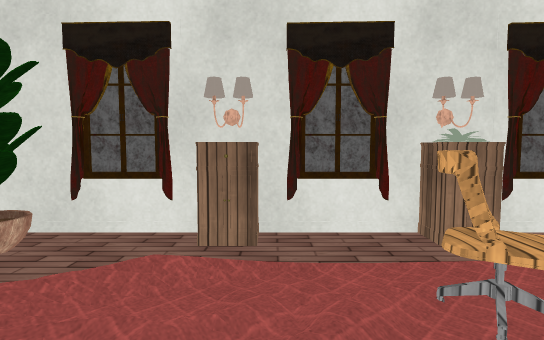
[1] (above)

17 first-person views from a walk through a scene from a Unity 3-D project. The camera is 1.2 m above the floor, tilts 4° down and sees 80° across. Doors are open. The floor is counted in squares, 1 m on a side. Each view is taken from the middle of a square. On the plan, view 1 faces up. The plan holds only what a view shows up to about 14 squares ahead; the rest is blank. The place goes on beyond the plan. Some surface patterns are stand-ins.

[2]
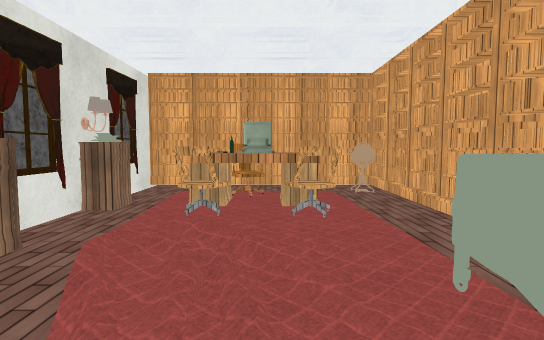

[3]
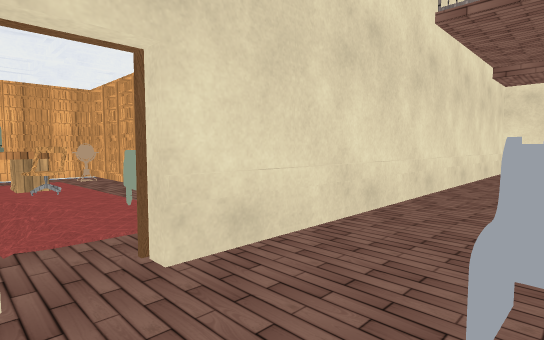

[4]
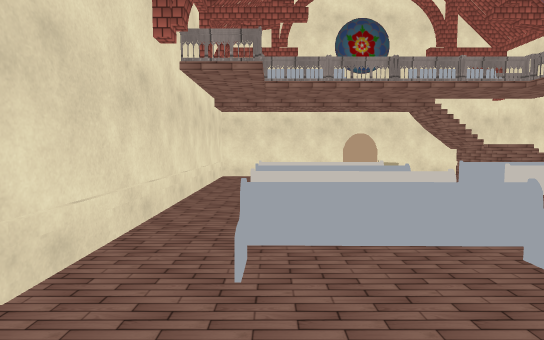

[5]
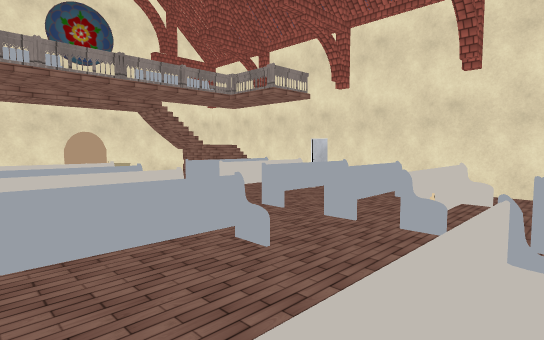

[6]
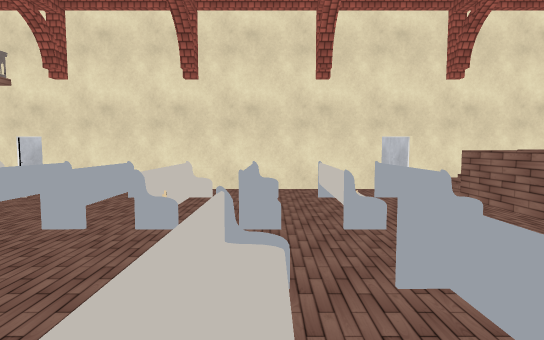

[7]
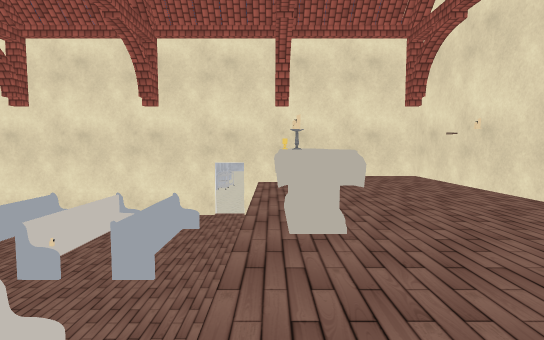

[8]
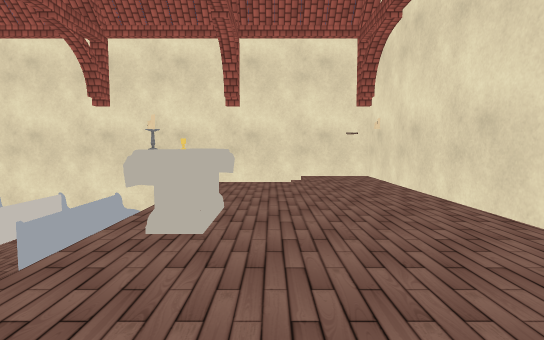

[9]
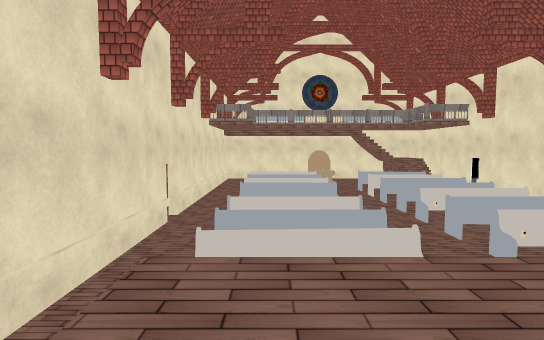

[10]
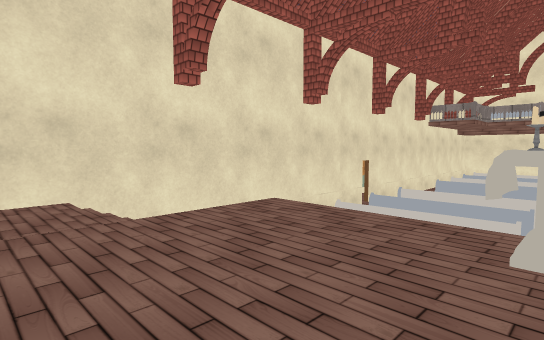

[11]
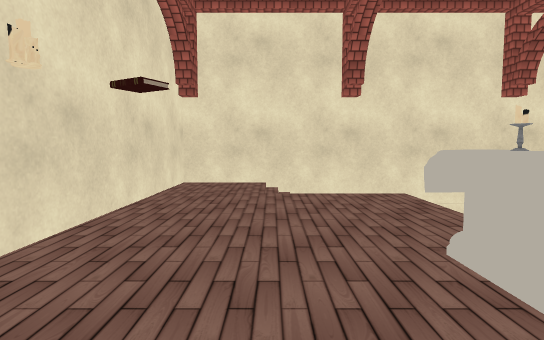

[12]
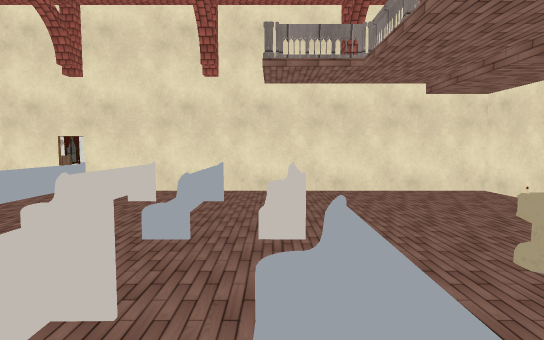

[13]
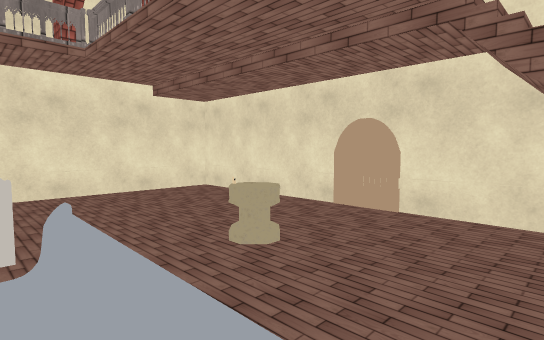

[14]
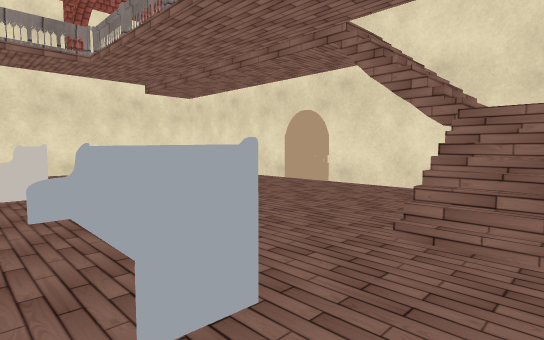

[15]
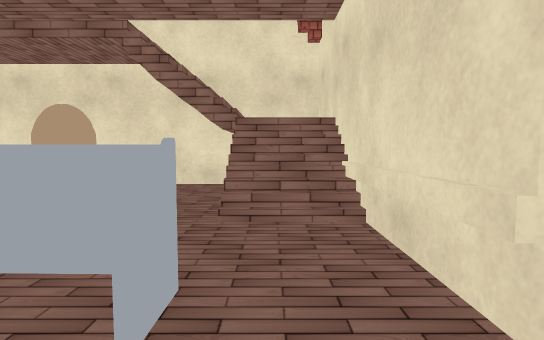

[16]
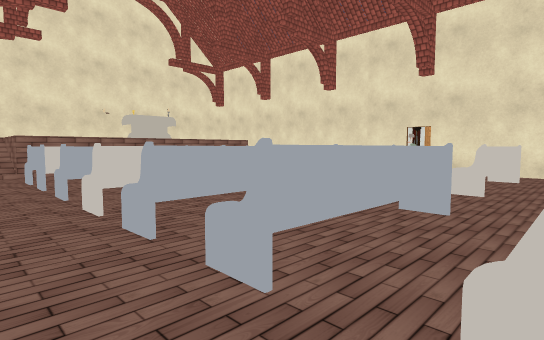

[17]
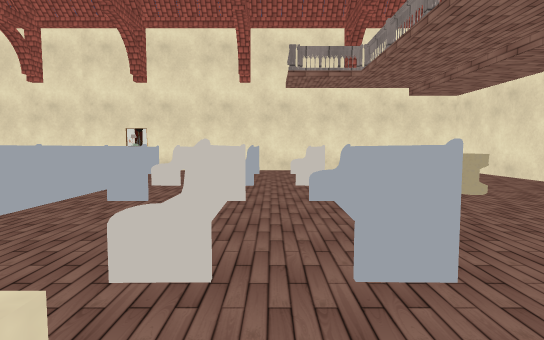

### Floor plan
Key: @ floor where view 1 was taken; # wall or solid block; . main floor; : floor 1.5 m higher than the main floor; / step, stairs or slope; D open door; = window, fence, low wall or low ledge; C curtain; R dresser; H chair; B bookshelf; E desk; M computer; A candle; L altar; O other object.
Columns run from 22 left of view 1 to 6 right of it. Each row starts with its distance up from view 1.
 17 ##################
 16 #::::::::::::::::#
 15 #::::::A:::::::::#
 14 #///::::::::::://#
 13 #  /::::::::::: /#
 12 #/ =:::LLLL::::  #
 11 #//#:::#LAO::::  #
 10 #.........       #
  9 D.........      .#
  8 D..OOOOO..O OOO .#
  7 #.........      .#
  6 #..OOOOO..OOOOO..#
  5 #...........   ..#####C######
  4 #..O///O..O/  /..#OO RR OO..B
  3 #..OOOOO..OOOOO..#OO../HEE..B
  2 #..O......... ...#.////HH H.B
  1 #..OOOOO.........D..///.M H.B
  0 #..O...O..O......#....@HHE..B
 -1 #..OOOOO..OOOOO..#OOO......OB
 -2 #..O.............#O  BBBBBBBB
 -3 #..OOOOO..OOOOO..#
 -4 #................#
 -5 #..OOOOO..OOOOO..#
 -6 .................#
 -7 #..O///O..O////..#
 -8 #..OOOOO..OOOOO..#
 -9 #................#
-10 #///.............#
-11 #///....LO.......#
-12 #///.....L.......#
-13 #///.............#
-14 #  /.............#
-15 #  /.............#
-16 ##################

Where each view was taken, in squares from view 1:
view 1: 0 up, 0 right, facing up
view 2: 1 up, 4 left, facing right
view 3: 2 up, 8 left, facing down-right
view 4: 4 up, 8 left, facing down
view 5: 4 up, 8 left, facing down-left
view 6: 4 up, 8 left, facing left
view 7: 11 up, 8 left, facing left
view 8: 13 up, 8 left, facing left
view 9: 14 up, 9 left, facing down
view 10: 16 up, 13 left, facing down-right
view 11: 14 up, 16 left, facing right
view 12: 7 down, 18 left, facing right
view 13: 7 down, 18 left, facing down-right
view 14: 6 down, 21 left, facing down-right
view 15: 5 down, 20 left, facing down
view 16: 5 down, 21 left, facing up-right
view 17: 6 down, 22 left, facing right
